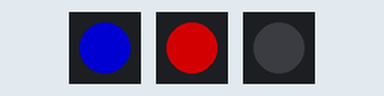
Recording of a sketch running on a simulated Arduino Uno, built with avr-gcc and run on an emulated ATmega328P. Shown: 3 × 1 RGB LEDs in strip order, left to right. Dim RGB values are drawn brighter than linear; the strip is taken to match the declared colour order; random numbers use the default seed unless the sketch sets one.

Above: at 0.07 s.
At 38.73 s:
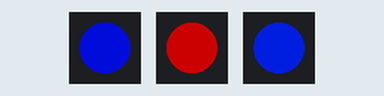
Timing chart, 0 to 40.0 s (numbered marks = the images above):
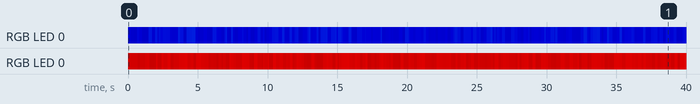

Measured:
- by itself, RGB LED 0: off → RGB(0, 0, 124) at 0.00 s, → RGB(0, 0, 109) 0.20 s later, → RGB(0, 0, 106) 0.25 s later, → RGB(0, 3, 138) 0.20 s later, … (214 changes in this stretch)
- by itself, RGB LED 0: off → RGB(123, 0, 0) at 0.03 s, → RGB(124, 0, 0) 0.55 s later, → RGB(107, 0, 0) 0.12 s later, → RGB(122, 0, 0) 0.19 s later, … (216 changes in this stretch)

The sketch:

oddball.ino
```cpp
#include <Adafruit_NeoPixel.h>
#ifdef __AVR__
 #include <avr/power.h> // Required for 16 MHz Adafruit Trinket
#endif

// Which pin on the Arduino is connected to the NeoPixels?
#define PIN        6 // On Trinket or Gemma, suggest changing this to 1
#define PIN2       7
#define PIN3       8

// How many NeoPixels are attached to the Arduino?
#define NUMPIXELS 1 // Popular NeoPixel ring size

Adafruit_NeoPixel pixels(NUMPIXELS, PIN, NEO_RGB + NEO_KHZ800);
Adafruit_NeoPixel eye2(NUMPIXELS, PIN2, NEO_RGB + NEO_KHZ800);
Adafruit_NeoPixel eye3(NUMPIXELS, PIN3, NEO_RGB + NEO_KHZ800);

#define DELAYVAL 500 // Time (in milliseconds) to pause between pixels

void setup() {
  // These lines are specifically to support the Adafruit Trinket 5V 16 MHz.
  // Any other board, you can remove this part (but no harm leaving it):
#if defined(__AVR_ATtiny85__) && (F_CPU == 16000000)
  clock_prescale_set(clock_div_1);
#endif
  // END of Trinket-specific code.

  pixels.begin(); // INITIALIZE NeoPixel strip object (REQUIRED)
  eye2.begin();
  eye3.begin();
}

void loop() {
  fireEffectBlue();
  fireEffectBlueEye2();
  fireEffectForehead();
}

// https://codebender.cc/sketch:271084#Neopixel%20Flames.ino
void fireEffectBlue() {
  //  Blue flame:
  int r = 0, g = 21, b = 156;

  //  Flicker, based on our initial RGB values
  for(int i=0; i<pixels.numPixels(); i++) {
    int flicker = random(0,55);
    int r1 = r-flicker;
    int g1 = g-flicker;
    int b1 = b-flicker;
    if(g1<0) g1=0;
    if(r1<0) r1=0;
    if(b1<0) b1=0;
    pixels.setPixelColor(i,r1,g1, b1);
  }
  pixels.show();

  //  Adjust the delay here, if you'd like.  Right now, it randomizes the
  //  color switch delay to give a sense of realism
  delay(random(10,113));
}

void fireEffectBlueEye2() {
  //  Red Flame:
  int r = 156, g = 0, b = 0;

  //  Flicker, based on our initial RGB values
  for(int i=0; i<eye2.numPixels(); i++) {
    int flicker = random(0,55);
    int r1 = r-flicker;
    int g1 = g-flicker;
    int b1 = b-flicker;
    if(g1<0) g1=0;
    if(r1<0) r1=0;
    if(b1<0) b1=0;
    eye2.setPixelColor(i,r1,g1, b1);
  }
  eye2.show();

  //  Adjust the delay here, if you'd like.  Right now, it randomizes the
  //  color switch delay to give a sense of realism
  delay(random(10,113));
}

void fireEffectForehead() {
  //  Blue flame:
  int r = 0, g = 21, b = 156;
  eye3.setPixelColor(0, r, g, b);
  eye3.show();

  //  Adjust the delay here, if you'd like.  Right now, it randomizes the
  //  color switch delay to give a sense of realism
  delay(random(10,113));
}

void fireEffectRed() {
  //  Red Flame:
  int r = 156, g = 0, b = 0;

  //  Flicker, based on our initial RGB values
  for(int i=0; i<pixels.numPixels(); i++) {
    int flicker = random(0,55);
    int r1 = r-flicker;
    int g1 = g-flicker;
    int b1 = b-flicker;
    if(g1<0) g1=0;
    if(r1<0) r1=0;
    if(b1<0) b1=0;
    pixels.setPixelColor(i,r1,g1, b1);
  }
  pixels.show();

  //  Adjust the delay here, if you'd like.  Right now, it randomizes the
  //  color switch delay to give a sense of realism
  delay(random(10,113));
}
```
